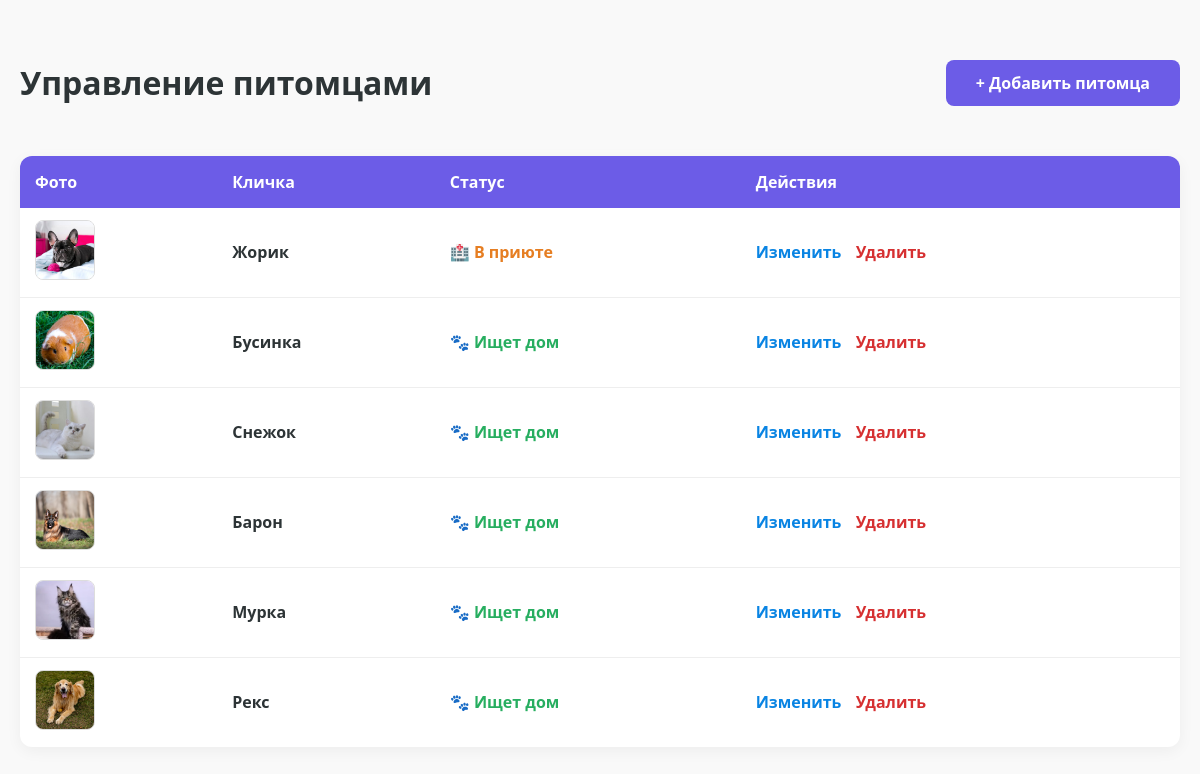
The app's page /admin.php with its own data.
### tables this page shows
CREATE TABLE `pets` (
  `id` int NOT NULL AUTO_INCREMENT,
  `breed_id` int NOT NULL,
  `age` int DEFAULT '0',
  `status` enum('available','unavailable') DEFAULT 'available',
  `name` varchar(100) NOT NULL,
  `gender` enum('male','female') NOT NULL,
  `birth_date` date DEFAULT NULL,
  `description` text,
  `image_path` varchar(255) DEFAULT NULL,
  PRIMARY KEY (`id`),
  KEY `fk_pet_breed` (`breed_id`),
  CONSTRAINT `fk_pet_breed` FOREIGN KEY (`breed_id`) REFERENCES `breeds` (`id`) ON DELETE CASCADE
);

### admin.php (the view, shortened to what this page needs)
<?php
require_once 'db.php';
?>
<!DOCTYPE html>
<html lang="ru">
<head>
    <link rel="stylesheet" href="css/styles.css">
</head>
<body class="container admin-container">
    <div class="admin-header-flex">
        <h1>Управление питомцами</h1>
        <a href="admin_edit.php" class="btn-save" style="text-decoration: none;">+ Добавить питомца</a>
    </div>
    <table class="admin-table">
        <thead>
            <tr>
                <th>Фото</th>
                <th>Кличка</th>
                <th>Статус</th> <th>Действия</th>
            </tr>
        </thead>
        <tbody>
            <?php
            $stmt = $pdo->query("SELECT * FROM pets ORDER BY id DESC");
            while ($row = $stmt->fetch()):
            ?>
            <tr>
                <td>
                    <?php if($row['image_path']): ?>
                        <img src="<?= htmlspecialchars($row['image_path']) ?>" class="img-prev">
                    <?php else: ?>
                        <div class="img-prev" style="background: #eee; display: flex; align-items: center; justify-content: center; font-size: 10px;">Нет фото</div>
                    <?php endif; ?>
                </td>
                <td><strong><?= htmlspecialchars($row['name']) ?></strong></td>
                <td>
                    <?php if($row['status'] === 'available'): ?>
                        <span style="color: #27ae60; font-weight: bold;">🐾 Ищет дом</span>
                    <?php else: ?>
                        <span style="color: #e67e22; font-weight: bold;">🏥 В приюте</span>
                    <?php endif; ?>
                </td>
                <td>
                    <a href="admin_edit.php?id=<?= $row['id'] ?>" class="btn-edit">Изменить</a>
                    <a href="admin_delete.php?id=<?= $row['id'] ?>" class="btn-delete" onclick="return confirm('Удалить этого хвостика?')">Удалить</a>
                </td>
            </tr>
            <?php endwhile; ?>
        </tbody>
    </table>
</body>
</html>

### css/styles.css (style rules this page uses)
:root { --primary: #6c5ce7; --bg: #f9f9f9; --text: #2d3436; --white: #ffffff; }
* { box-sizing: border-box; }
body { font-family: 'Segoe UI', Tahoma, Geneva, Verdana, sans-serif; background-color: var(--bg); color: var(--text); margin: 0; }
.container { max-width: 1200px; margin: 0 auto; padding: 0 20px; }
img { max-width: 100%; height: auto; }
.admin-container { padding-top: 40px; padding-bottom: 60px; }
.admin-header-flex { display: flex; justify-content: space-between; align-items: center; margin-bottom: 30px; }
.admin-table { width: 100%; border-collapse: collapse; background: #fff; border-radius: 12px; overflow: hidden; box-shadow: 0 4px 15px rgba(0,0,0,0.05); margin-bottom: 40px; }
.admin-table th { background-color: var(--primary); color: #fff; padding: 15px; text-align: left; font-weight: 600; }
.admin-table td { padding: 12px 15px; border-bottom: 1px solid #eee; vertical-align: middle; }
.admin-table tr:last-child td { border-bottom: none; }
.img-prev { width: 60px; height: 60px; object-fit: cover; border-radius: 8px; border: 1px solid #ddd; }
.btn-edit { color: #0984e3; text-decoration: none; font-weight: 600; }
.btn-delete { color: #d63031; text-decoration: none; font-weight: 600; margin-left: 10px; }
.btn-save { background: var(--primary); color: white; border: none; padding: 12px 30px; border-radius: 8px; cursor: pointer; font-weight: 600; transition: opacity 0.2s; }

### records on screen
pets: image_path (picture), name "Жорик", status "🏥 В приюте"
pets: image_path (picture), name "Бусинка", status "🐾 Ищет дом"
pets: image_path (picture), name "Снежок", status "🐾 Ищет дом"
pets: image_path (picture), name "Барон", status "🐾 Ищет дом"
pets: image_path (picture), name "Мурка", status "🐾 Ищет дом"
pets: image_path (picture), name "Рекс", status "🐾 Ищет дом"
